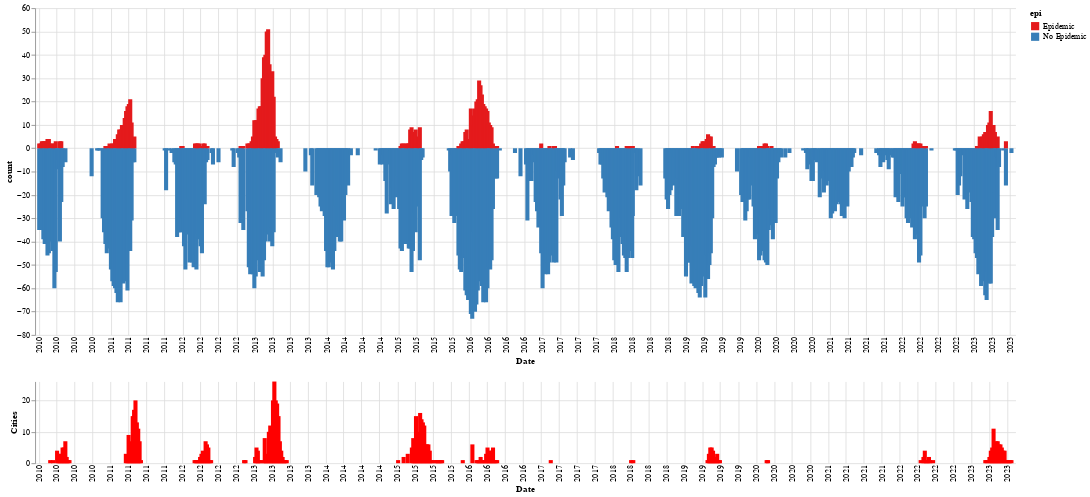

Notebook cell for this chart:
### Code cell
SP = (alt.Chart(counts).mark_bar().encode(
    alt.X('data_iniSE:T').axis(format='%Y', domain=False, 
                               tickSize=0, labelAngle=-90).title('Date'),
    alt.Y('count:Q').stack(False),#.axis(None),
    alt.Color('epi:N').scale(scheme='set1'),
    tooltip=["data_iniSE:T",  "count:Q"]
).properties(width=1200, height=400)
.interactive())
R = alt.Chart(residual.reset_index()).mark_bar(
    color='red'
).encode(
    alt.X('data_iniSE:T').axis(format='%Y', domain=False, tickSize=0, labelAngle=-90).title('Date'),
    alt.Y('residual:Q').axis().title('Cities'),
    # alt.Color('epi:N').scale(scheme='set1'),
    tooltip=["data_iniSE:T",  "residual:Q"]
).properties(width=1200, height=100)
alt.vconcat(SP, R).configure_view(stroke=None
                                  )

### Figure 1 — Vega-Lite specification as saved in the notebook (floating-point values rounded to 4 significant figures; data arrays with more than 128 entries replaced by an {"elided": "..."} marker saying what was removed)
{"config": {"view": {"continuousWidth": 300, "continuousHeight": 300, "stroke": null}}, "vconcat": [{"data": {"name": "data-87f7d28da2ee08172db7aeb616973980"}, "mark": {"type": "bar"}, "encoding": {"color": {"field": "epi", "scale": {"scheme": "set1"}, "type": "nominal"}, "tooltip": [{"field": "data_iniSE", "type": "temporal"}, {"field": "count", "type": "quantitative"}], "x": {"axis": {"format": "%Y", "domain": false, "tickSize": 0, "labelAngle": -90}, "field": "data_iniSE", "title": "Date", "type": "temporal"}, "y": {"field": "count", "stack": false, "type": "quantitative"}}, "height": 400, "name": "view_2", "width": 1200}, {"data": {"name": "data-dae517aafbdc3bc6668b9681ec289c7a"}, "mark": {"type": "bar", "color": "red"}, "encoding": {"tooltip": [{"field": "data_iniSE", "type": "temporal"}, {"field": "residual", "type": "quantitative"}], "x": {"axis": {"format": "%Y", "domain": false, "tickSize": 0, "labelAngle": -90}, "field": "data_iniSE", "title": "Date", "type": "temporal"}, "y": {"axis": {}, "field": "residual", "title": "Cities", "type": "quantitative"}}, "height": 100, "width": 1200}], "params": [{"name": "param_2", "select": {"type": "interval", "encodings": ["x", "y"]}, "bind": "scales", "views": ["view_2"]}], "$schema": "https://vega.github.io/schema/vega-lite/v5.15.1.json", "datasets": {"data-87f7d28da2ee08172db7aeb616973980": {"elided": "627 records"}, "data-dae517aafbdc3bc6668b9681ec289c7a": {"elided": "708 records"}}}
